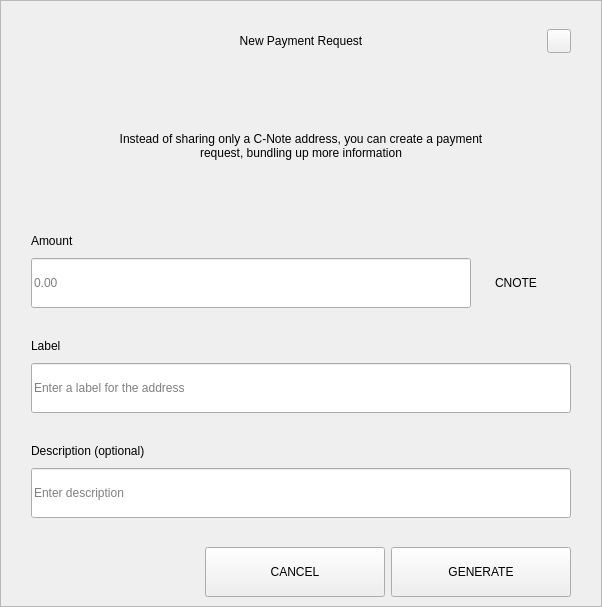
<?xml version="1.0" encoding="UTF-8"?>
<ui version="4.0">
 <class>RequestDialog</class>
 <widget class="QDialog" name="RequestDialog">
  <property name="geometry">
   <rect>
    <x>0</x>
    <y>0</y>
    <width>602</width>
    <height>607</height>
   </rect>
  </property>
  <property name="windowTitle">
   <string>Dialog</string>
  </property>
  <layout class="QVBoxLayout" name="verticalLayout_5">
   <property name="spacing">
    <number>0</number>
   </property>
   <property name="leftMargin">
    <number>0</number>
   </property>
   <property name="topMargin">
    <number>0</number>
   </property>
   <property name="rightMargin">
    <number>0</number>
   </property>
   <property name="bottomMargin">
    <number>0</number>
   </property>
   <item>
    <widget class="QFrame" name="frame">
     <property name="styleSheet">
      <string notr="true"/>
     </property>
     <property name="frameShape">
      <enum>QFrame::StyledPanel</enum>
     </property>
     <property name="frameShadow">
      <enum>QFrame::Raised</enum>
     </property>
     <layout class="QVBoxLayout" name="verticalLayout_4" stretch="1,0,0">
      <property name="spacing">
       <number>0</number>
      </property>
      <property name="leftMargin">
       <number>30</number>
      </property>
      <property name="topMargin">
       <number>20</number>
      </property>
      <property name="rightMargin">
       <number>30</number>
      </property>
      <property name="bottomMargin">
       <number>0</number>
      </property>
      <item>
       <layout class="QHBoxLayout" name="horizontalLayout_3">
        <property name="spacing">
         <number>0</number>
        </property>
        <item>
         <spacer name="horizontalSpacer_21">
          <property name="orientation">
           <enum>Qt::Horizontal</enum>
          </property>
          <property name="sizeHint" stdset="0">
           <size>
            <width>40</width>
            <height>20</height>
           </size>
          </property>
         </spacer>
        </item>
        <item>
         <widget class="QLabel" name="labelTitle">
          <property name="minimumSize">
           <size>
            <width>0</width>
            <height>40</height>
           </size>
          </property>
          <property name="maximumSize">
           <size>
            <width>16777215</width>
            <height>40</height>
           </size>
          </property>
          <property name="styleSheet">
           <string notr="true">padding-left:24px;</string>
          </property>
          <property name="text">
           <string>New Payment Request</string>
          </property>
          <property name="alignment">
           <set>Qt::AlignCenter</set>
          </property>
          <property name="margin">
           <number>7</number>
          </property>
         </widget>
        </item>
        <item>
         <spacer name="horizontalSpacer">
          <property name="orientation">
           <enum>Qt::Horizontal</enum>
          </property>
          <property name="sizeHint" stdset="0">
           <size>
            <width>40</width>
            <height>20</height>
           </size>
          </property>
         </spacer>
        </item>
        <item>
         <widget class="QPushButton" name="btnEsc">
          <property name="minimumSize">
           <size>
            <width>24</width>
            <height>24</height>
           </size>
          </property>
          <property name="maximumSize">
           <size>
            <width>24</width>
            <height>24</height>
           </size>
          </property>
          <property name="focusPolicy">
           <enum>Qt::NoFocus</enum>
          </property>
          <property name="text">
           <string/>
          </property>
         </widget>
        </item>
       </layout>
      </item>
      <item>
       <widget class="QStackedWidget" name="stack">
        <property name="minimumSize">
         <size>
          <width>540</width>
          <height>0</height>
         </size>
        </property>
        <property name="maximumSize">
         <size>
          <width>540</width>
          <height>16777215</height>
         </size>
        </property>
        <property name="currentIndex">
         <number>0</number>
        </property>
        <widget class="QWidget" name="page_1">
         <property name="minimumSize">
          <size>
           <width>540</width>
           <height>0</height>
          </size>
         </property>
         <property name="maximumSize">
          <size>
           <width>540</width>
           <height>16777215</height>
          </size>
         </property>
         <layout class="QVBoxLayout" name="layout1">
          <property name="spacing">
           <number>0</number>
          </property>
          <property name="leftMargin">
           <number>0</number>
          </property>
          <property name="topMargin">
           <number>0</number>
          </property>
          <property name="rightMargin">
           <number>0</number>
          </property>
          <property name="bottomMargin">
           <number>0</number>
          </property>
          <item>
           <spacer name="verticalSpacer_21">
            <property name="orientation">
             <enum>Qt::Vertical</enum>
            </property>
            <property name="sizeType">
             <enum>QSizePolicy::Fixed</enum>
            </property>
            <property name="sizeHint" stdset="0">
             <size>
              <width>20</width>
              <height>30</height>
             </size>
            </property>
           </spacer>
          </item>
          <item alignment="Qt::AlignHCenter">
           <widget class="QLabel" name="labelMessage">
            <property name="minimumSize">
             <size>
              <width>400</width>
              <height>50</height>
             </size>
            </property>
            <property name="text">
             <string>Instead of sharing only a C-Note address, you can create a payment request, bundling up more information</string>
            </property>
            <property name="alignment">
             <set>Qt::AlignCenter</set>
            </property>
            <property name="wordWrap">
             <bool>true</bool>
            </property>
           </widget>
          </item>
          <item alignment="Qt::AlignBottom">
           <widget class="QWidget" name="containerAmount" native="true">
            <layout class="QVBoxLayout" name="verticalLayout">
             <property name="spacing">
              <number>9</number>
             </property>
             <property name="leftMargin">
              <number>0</number>
             </property>
             <property name="topMargin">
              <number>0</number>
             </property>
             <property name="rightMargin">
              <number>0</number>
             </property>
             <property name="bottomMargin">
              <number>0</number>
             </property>
             <item>
              <widget class="QLabel" name="labelSubtitleAmount">
               <property name="minimumSize">
                <size>
                 <width>350</width>
                 <height>16</height>
                </size>
               </property>
               <property name="maximumSize">
                <size>
                 <width>16777215</width>
                 <height>16</height>
                </size>
               </property>
               <property name="text">
                <string>Amount</string>
               </property>
              </widget>
             </item>
             <item alignment="Qt::AlignTop">
              <widget class="QWidget" name="layoutAmount" native="true">
               <layout class="QHBoxLayout" name="horizontalLayout" stretch="2,0">
                <property name="spacing">
                 <number>0</number>
                </property>
                <property name="leftMargin">
                 <number>0</number>
                </property>
                <property name="topMargin">
                 <number>0</number>
                </property>
                <property name="rightMargin">
                 <number>0</number>
                </property>
                <property name="bottomMargin">
                 <number>0</number>
                </property>
                <item>
                 <widget class="QLineEdit" name="lineEditAmount">
                  <property name="minimumSize">
                   <size>
                    <width>0</width>
                    <height>50</height>
                   </size>
                  </property>
                  <property name="maximumSize">
                   <size>
                    <width>16777215</width>
                    <height>50</height>
                   </size>
                  </property>
                  <property name="placeholderText">
                   <string notr="true">0.00</string>
                  </property>
                 </widget>
                </item>
                <item>
                 <widget class="QWidget" name="comboContainer" native="true">
                  <property name="minimumSize">
                   <size>
                    <width>100</width>
                    <height>50</height>
                   </size>
                  </property>
                  <property name="maximumSize">
                   <size>
                    <width>16777215</width>
                    <height>50</height>
                   </size>
                  </property>
                  <layout class="QHBoxLayout" name="horizontalLayout_31">
                   <property name="spacing">
                    <number>0</number>
                   </property>
                   <property name="leftMargin">
                    <number>0</number>
                   </property>
                   <property name="topMargin">
                    <number>0</number>
                   </property>
                   <property name="rightMargin">
                    <number>10</number>
                   </property>
                   <property name="bottomMargin">
                    <number>0</number>
                   </property>
                   <item>
                    <widget class="QLabel" name="comboBoxCoin">
                     <property name="text">
                      <string>CNOTE</string>
                     </property>
                     <property name="alignment">
                      <set>Qt::AlignCenter</set>
                     </property>
                    </widget>
                   </item>
                  </layout>
                 </widget>
                </item>
               </layout>
              </widget>
             </item>
            </layout>
           </widget>
          </item>
          <item>
           <spacer name="verticalSpacer_31">
            <property name="orientation">
             <enum>Qt::Vertical</enum>
            </property>
            <property name="sizeType">
             <enum>QSizePolicy::Fixed</enum>
            </property>
            <property name="sizeHint" stdset="0">
             <size>
              <width>20</width>
              <height>30</height>
             </size>
            </property>
           </spacer>
          </item>
          <item>
           <layout class="QVBoxLayout" name="verticalLayoutLabel">
            <property name="spacing">
             <number>9</number>
            </property>
            <item>
             <widget class="QLabel" name="labelSubtitleLabel">
              <property name="minimumSize">
               <size>
                <width>0</width>
                <height>16</height>
               </size>
              </property>
              <property name="maximumSize">
               <size>
                <width>16777215</width>
                <height>16</height>
               </size>
              </property>
              <property name="text">
               <string>Label</string>
              </property>
             </widget>
            </item>
            <item>
             <widget class="QLineEdit" name="lineEditLabel">
              <property name="minimumSize">
               <size>
                <width>0</width>
                <height>50</height>
               </size>
              </property>
              <property name="maximumSize">
               <size>
                <width>16777215</width>
                <height>50</height>
               </size>
              </property>
              <property name="placeholderText">
               <string>Enter a label for the address</string>
              </property>
             </widget>
            </item>
           </layout>
          </item>
          <item>
           <spacer name="verticalSpacer_34">
            <property name="orientation">
             <enum>Qt::Vertical</enum>
            </property>
            <property name="sizeType">
             <enum>QSizePolicy::Fixed</enum>
            </property>
            <property name="sizeHint" stdset="0">
             <size>
              <width>20</width>
              <height>30</height>
             </size>
            </property>
           </spacer>
          </item>
          <item>
           <layout class="QVBoxLayout" name="verticalLayoutDescription">
            <property name="spacing">
             <number>9</number>
            </property>
            <item>
             <widget class="QLabel" name="labelSubtitleDescription">
              <property name="minimumSize">
               <size>
                <width>0</width>
                <height>16</height>
               </size>
              </property>
              <property name="maximumSize">
               <size>
                <width>16777215</width>
                <height>16</height>
               </size>
              </property>
              <property name="text">
               <string>Description (optional)</string>
              </property>
             </widget>
            </item>
            <item>
             <widget class="QLineEdit" name="lineEditDescription">
              <property name="minimumSize">
               <size>
                <width>0</width>
                <height>50</height>
               </size>
              </property>
              <property name="maximumSize">
               <size>
                <width>16777215</width>
                <height>50</height>
               </size>
              </property>
              <property name="placeholderText">
               <string>Enter description</string>
              </property>
             </widget>
            </item>
            <item>
             <spacer name="verticalSpacer_4">
              <property name="orientation">
               <enum>Qt::Vertical</enum>
              </property>
              <property name="sizeType">
               <enum>QSizePolicy::Fixed</enum>
              </property>
              <property name="sizeHint" stdset="0">
               <size>
                <width>20</width>
                <height>20</height>
               </size>
              </property>
             </spacer>
            </item>
           </layout>
          </item>
         </layout>
        </widget>
        <widget class="QWidget" name="page_2">
         <layout class="QVBoxLayout" name="layout2">
          <item>
           <spacer name="verticalSpacer_5">
            <property name="orientation">
             <enum>Qt::Vertical</enum>
            </property>
            <property name="sizeType">
             <enum>QSizePolicy::Fixed</enum>
            </property>
            <property name="sizeHint" stdset="0">
             <size>
              <width>20</width>
              <height>50</height>
             </size>
            </property>
           </spacer>
          </item>
          <item alignment="Qt::AlignHCenter">
           <widget class="QLabel" name="labelQrImg">
            <property name="minimumSize">
             <size>
              <width>260</width>
              <height>260</height>
             </size>
            </property>
            <property name="maximumSize">
             <size>
              <width>260</width>
              <height>260</height>
             </size>
            </property>
            <property name="text">
             <string/>
            </property>
            <property name="alignment">
             <set>Qt::AlignCenter</set>
            </property>
           </widget>
          </item>
          <item>
           <spacer name="verticalSpacer_2">
            <property name="orientation">
             <enum>Qt::Vertical</enum>
            </property>
            <property name="sizeType">
             <enum>QSizePolicy::Fixed</enum>
            </property>
            <property name="sizeHint" stdset="0">
             <size>
              <width>20</width>
              <height>30</height>
             </size>
            </property>
           </spacer>
          </item>
          <item alignment="Qt::AlignHCenter">
           <widget class="QLabel" name="labelAddress">
            <property name="text">
             <string>E6AM1y7SLtiezrV72hjcRJtcfik5krteEc </string>
            </property>
           </widget>
          </item>
          <item>
           <spacer name="verticalSpacer_32">
            <property name="orientation">
             <enum>Qt::Vertical</enum>
            </property>
            <property name="sizeType">
             <enum>QSizePolicy::Expanding</enum>
            </property>
            <property name="sizeHint" stdset="0">
             <size>
              <width>20</width>
              <height>20</height>
             </size>
            </property>
           </spacer>
          </item>
          <item>
           <layout class="QHBoxLayout" name="horizontal">
            <property name="leftMargin">
             <number>20</number>
            </property>
            <property name="rightMargin">
             <number>20</number>
            </property>
            <property name="bottomMargin">
             <number>20</number>
            </property>
            <item>
             <spacer name="horizontalSpacer_4">
              <property name="orientation">
               <enum>Qt::Horizontal</enum>
              </property>
              <property name="sizeHint" stdset="0">
               <size>
                <width>40</width>
                <height>20</height>
               </size>
              </property>
             </spacer>
            </item>
            <item>
             <widget class="QPushButton" name="btnCopyAddress">
              <property name="minimumSize">
               <size>
                <width>180</width>
                <height>50</height>
               </size>
              </property>
              <property name="text">
               <string>COPY ADDRESS</string>
              </property>
             </widget>
            </item>
            <item>
             <widget class="QPushButton" name="btnCopyUrl">
              <property name="minimumSize">
               <size>
                <width>180</width>
                <height>50</height>
               </size>
              </property>
              <property name="text">
               <string>COPY URL</string>
              </property>
             </widget>
            </item>
            <item>
             <spacer name="horizontalSpacer_2">
              <property name="orientation">
               <enum>Qt::Horizontal</enum>
              </property>
              <property name="sizeHint" stdset="0">
               <size>
                <width>40</width>
                <height>20</height>
               </size>
              </property>
             </spacer>
            </item>
           </layout>
          </item>
         </layout>
        </widget>
       </widget>
      </item>
      <item>
       <widget class="QWidget" name="buttonsStack" native="true">
        <layout class="QHBoxLayout" name="horizontalLayout_5">
         <property name="leftMargin">
          <number>20</number>
         </property>
         <property name="rightMargin">
          <number>0</number>
         </property>
         <item>
          <spacer name="horizontalSpacer_41">
           <property name="orientation">
            <enum>Qt::Horizontal</enum>
           </property>
           <property name="sizeHint" stdset="0">
            <size>
             <width>40</width>
             <height>20</height>
            </size>
           </property>
          </spacer>
         </item>
         <item>
          <widget class="QPushButton" name="btnCancel">
           <property name="minimumSize">
            <size>
             <width>180</width>
             <height>50</height>
            </size>
           </property>
           <property name="focusPolicy">
            <enum>Qt::NoFocus</enum>
           </property>
           <property name="text">
            <string>CANCEL</string>
           </property>
          </widget>
         </item>
         <item>
          <widget class="QPushButton" name="btnSave">
           <property name="minimumSize">
            <size>
             <width>180</width>
             <height>50</height>
            </size>
           </property>
           <property name="focusPolicy">
            <enum>Qt::NoFocus</enum>
           </property>
           <property name="text">
            <string>GENERATE</string>
           </property>
          </widget>
         </item>
        </layout>
       </widget>
      </item>
     </layout>
    </widget>
   </item>
  </layout>
 </widget>
 <resources/>
 <connections/>
</ui>
